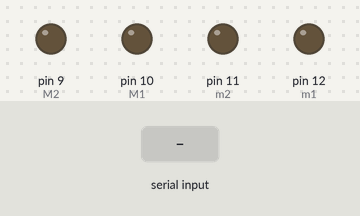
The sketch below on a simulated Arduino Uno, built with avr-gcc and run on an emulated ATmega328P. Shown: output pins drawn as LEDs (lit = HIGH). The inputs (shaded band) are chosen by the test bench.

Above: at 1.2 s.
1.3 s: "f" received over Serial
At 2.5 s:
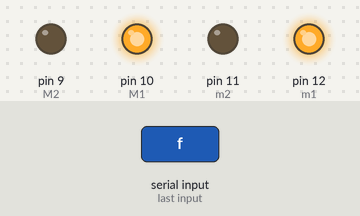
2.8 s: "b" received over Serial
At 3.7 s:
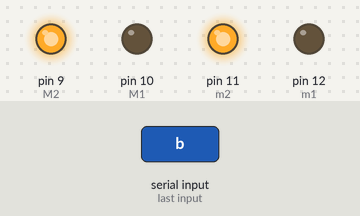
4.3 s: "l" received over Serial
At 4.9 s:
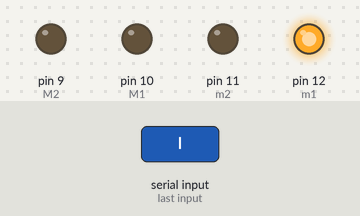
5.8 s: "r" received over Serial
At 7.0 s:
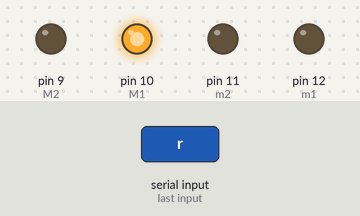
7.3 s: "s" received over Serial
At 8.3 s:
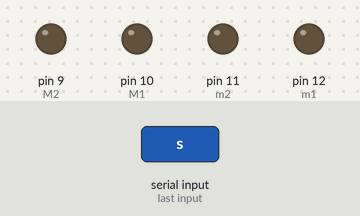
Timing chart, 0 to 9.8 s (numbered marks = the images above; inputs shaded):
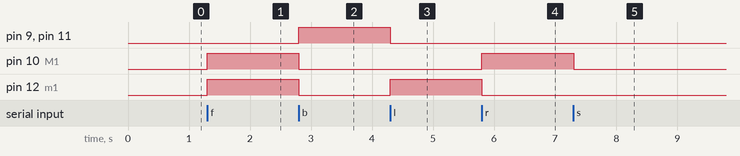

Measured:
- after the input at 1.3 s, pin 10 (M1), pin 12 (m1): LOW → HIGH at once
- after the input at 2.8 s, pin 9 (M2), pin 11 (m2): LOW → HIGH at once; pin 10 (M1), pin 12 (m1): HIGH → LOW at once
- after the input at 4.3 s, pin 9 (M2), pin 11 (m2): HIGH → LOW at once; pin 12 (m1): LOW → HIGH at once
- after the input at 5.8 s, pin 10 (M1): LOW → HIGH at once; pin 12 (m1): HIGH → LOW at once
- after the input at 7.3 s, pin 10 (M1): HIGH → LOW at once

The sketch:

Bluetooth_Controlled_Vehicle.ino
```cpp
int m1=12;
int m2=11;
int M1=10;
int M2=9;
char b;

void setup(){
  pinMode(m1,OUTPUT);
  pinMode(m2,OUTPUT);
  pinMode(M1,OUTPUT);
  pinMode(M2,OUTPUT);
  Serial.begin(9600);
}
void loop(){
  if (Serial.available()){
    b=Serial.read();
    if (b=='f'){
      digitalWrite(m1,HIGH);
      digitalWrite(m2,LOW);
      digitalWrite(M1,HIGH);
      digitalWrite(M2,LOW);
    }
    if (b=='b'){
      digitalWrite(m1,LOW);
      digitalWrite(m2,HIGH);
      digitalWrite(M1,LOW);
      digitalWrite(M2,HIGH);
    }
    if (b=='l'){
      digitalWrite(m1,HIGH);
      digitalWrite(m2,LOW);
      digitalWrite(M1,LOW);
      digitalWrite(M2,LOW);
    }
    if (b=='r'){
      digitalWrite(M1,HIGH);
      digitalWrite(M2,LOW);
      digitalWrite(m1,LOW);
      digitalWrite(m2,LOW);
    }
    if (b=='s'){
      digitalWrite(m1,LOW);
      digitalWrite(m2,LOW);
      digitalWrite(M1,LOW);
      digitalWrite(M2,LOW);
    }

  }
}
```
